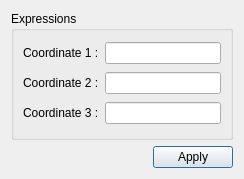
<?xml version="1.0" encoding="UTF-8"?>
<ui version="4.0">
 <class>Coordinates</class>
 <widget class="QDialog" name="Coordinates">
  <property name="geometry">
   <rect>
    <x>0</x>
    <y>0</y>
    <width>244</width>
    <height>179</height>
   </rect>
  </property>
  <property name="windowTitle">
   <string>Coordinates</string>
  </property>
  <layout class="QGridLayout" name="gridLayout_2">
   <item row="1" column="1">
    <widget class="QPushButton" name="applyPBtn">
     <property name="text">
      <string>Apply</string>
     </property>
    </widget>
   </item>
   <item row="1" column="0">
    <spacer name="horizontalSpacer">
     <property name="orientation">
      <enum>Qt::Horizontal</enum>
     </property>
     <property name="sizeHint" stdset="0">
      <size>
       <width>40</width>
       <height>20</height>
      </size>
     </property>
    </spacer>
   </item>
   <item row="0" column="0" colspan="2">
    <widget class="QGroupBox" name="coordinatesGBox">
     <property name="title">
      <string>Expressions</string>
     </property>
     <layout class="QGridLayout" name="gridLayout">
      <item row="0" column="1">
       <widget class="QLineEdit" name="coordinateXLEdit"/>
      </item>
      <item row="1" column="1">
       <widget class="QLineEdit" name="coordinateYLEdit"/>
      </item>
      <item row="2" column="1">
       <widget class="QLineEdit" name="coordinateZLEdit"/>
      </item>
      <item row="0" column="0">
       <widget class="QLabel" name="coordinateXLbl">
        <property name="text">
         <string>Coordinate 1 :</string>
        </property>
       </widget>
      </item>
      <item row="1" column="0">
       <widget class="QLabel" name="coordinateYLbl">
        <property name="text">
         <string>Coordinate 2 :</string>
        </property>
       </widget>
      </item>
      <item row="2" column="0">
       <widget class="QLabel" name="coordinateZLbl">
        <property name="text">
         <string>Coordinate 3 :</string>
        </property>
       </widget>
      </item>
     </layout>
    </widget>
   </item>
  </layout>
 </widget>
 <resources/>
 <connections/>
</ui>
